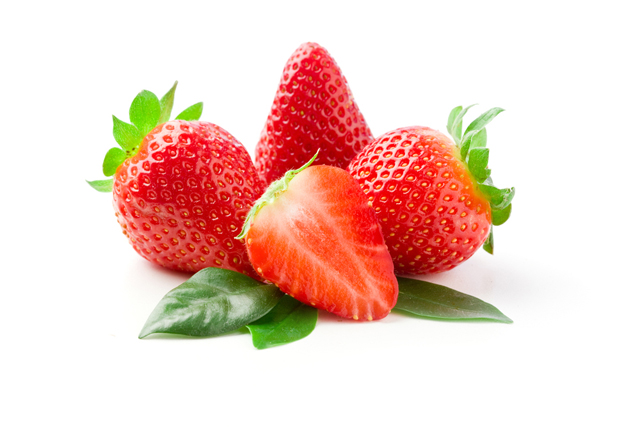
#> input picture data/DM_sample2.jpg, 640 x 427 px; its folder holds only this picture in this run
$ python DM_cvt.py
#> lines starting #> are read from the running program, lines starting #| are printed output that depends on the picture
import cv2
import numpy as np
import os
import glob

if not os.path.exists('output'): #만약 output 파일폴더가 없다면 생성
    print("메인 폴더에 output파일이 없으므로 생성")
    os.makedirs('output')

ims = glob.glob('data/*.jpg') # data 폴더 안에 있는 파일 전체를 ims에 할당 (추가)

if ims: #프로그램이 data 파일 폴더 안에 있는 .jpg를 감지했으면 실행
    print(f"{len(ims)}개의 이미지를 감지") # 사용자에게 프로그램이 몇 개의 이미지를 감지했는지 보여줌 (추가)
    for i in ims: # 모든 파일에 적용하기 위해 for문 실행
        image = cv2.imread(i)
#> image is the input picture: shape (427, 640, 3); mean B, G, R 198.8, 208.4, 239.5
        gray = cv2.cvtColor(image, cv2.COLOR_BGR2GRAY)
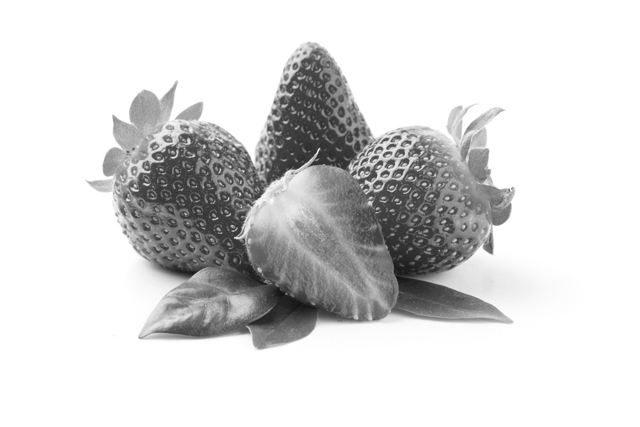
#> gray: shape (427, 640); min 15, max 255, mean 216.6
        depth_map = cv2.applyColorMap(gray, cv2.COLORMAP_JET)
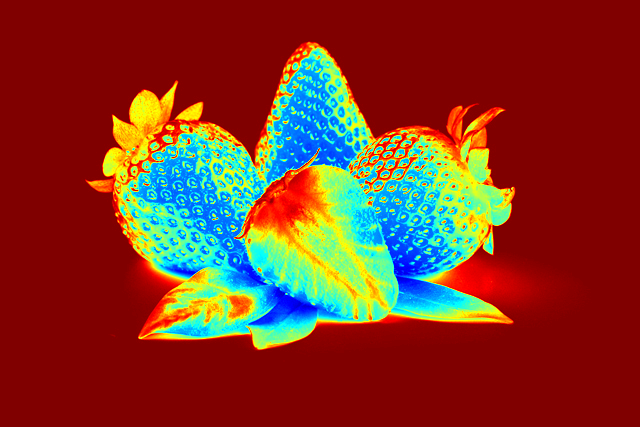
#> depth_map: shape (427, 640, 3); mean B, G, R 39.3, 55.2, 128

        base_name = os.path.basename(i)  #해당 파일 이름 저장
        save_path = f'output/cvt_{base_name}' #해당 파일 경로 저장

        cv2.imwrite(save_path, depth_map) # 결과 이미지 저장 (추가)
        cv2.imshow(f'Original Image_{base_name}', image)
        cv2.imshow(f'Depth Map_{base_name}', depth_map)
    cv2.waitKey(0)
    cv2.destroyAllWindows()
else: #프로그램이 data 파일 폴더 안에 있는 .jpg를 감지 못하면 실행
    print("이미지를 감지 못함")

$ run again, on data/DM_sample3.jpg
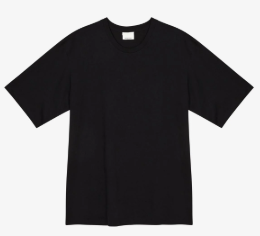
#> input picture data/DM_sample3.jpg, 260 x 236 px
#> image is the input picture: shape (236, 260, 3); mean B, G, R 134.5, 133, 134.3
#> `depth_map = cv2.applyColorMap(gray, cv2.COLORMAP_JET)`:
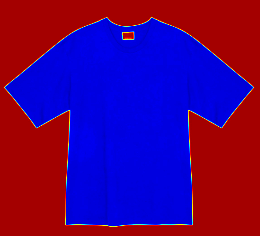
#> depth_map: shape (236, 260, 3); mean B, G, R 114.2, 2.4, 81.9
